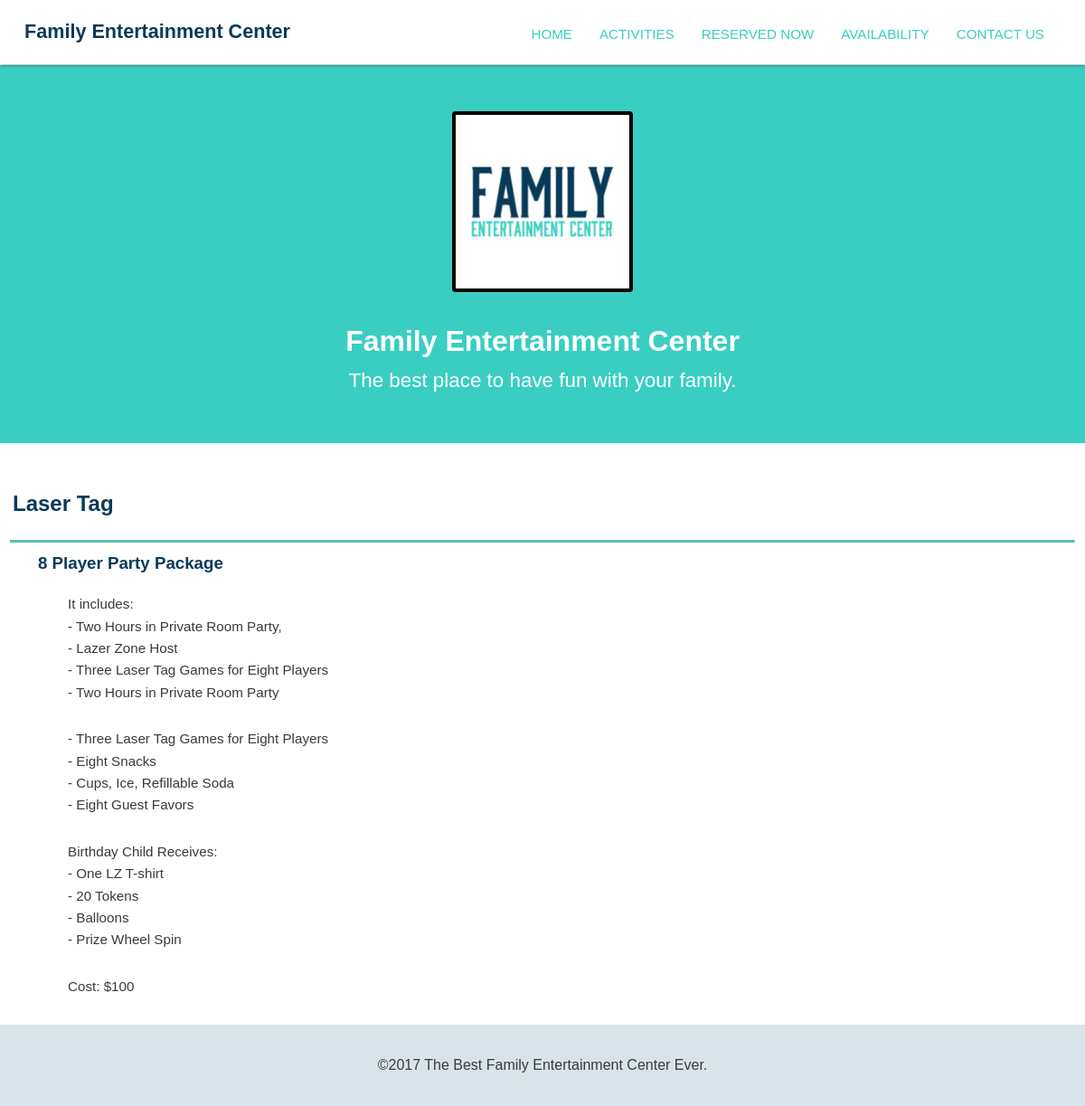
The page /activities2/1/ on the database its author committed.
### activities/models.py (models this page shows, shortened)
class PartyPackage(models.Model):
    title = models.CharField(max_length=255)
    description = models.TextField()
    content = models.TextField(blank=True, default='')
    order = models.IntegerField(default=0)
    activity = models.ForeignKey(Activity)
    class Meta:
        ordering = ['order',]

class Activity(models.Model):
    created_at = models.DateTimeField(auto_now_add=True)
    title = models.CharField(max_length=255)
    description = models.TextField()
    order = models.IntegerField(default=0)
    class Meta:
        ordering = ['order', ]
        verbose_name_plural = 'Activities'

### activities/views.py (the view)
# urls.py: url(r'(?P<activity_pk>\d+)/(?P<package_pk>\d+)/$', views.package_detail, name='package'),
def package_detail(request, activity_pk, package_pk):
    package = get_object_or_404(models.PartyPackage, activity_id=activity_pk, pk=package_pk)
    return render(request, 'activities/package_detail.html', {'package': package})

### activities/templates/activities/package_detail.html (shortened to what this page needs)
{% extends "layout.html" %}
{% load activity_extras %}
{% block content %}
    <article>
        <h2><a href="{% url 'detail' pk=package.activity.pk %}" class="heading">
            {{ package.activity.title }}
        </a></h2>
        <hr class="hr-line">
        <h3 class="small-push-right">{{ package.title }}</h3>
        {{ package.content|linebreaks }}
    </article>
{% endblock %}

### assets/css/layout.css (style rules this page uses)
* { box-sizing: border-box; }
body { font-family: 'Varela Round', sans-serif; line-height: 1.6; color: #3a3a3a; margin: 0; }
p { font-size: .95em; margin-bottom: 1.8em; }
h2, h3, a { color: #093a58; }
h2, h3 { margin-top: 0; }
a { text-decoration: none; }
.heading { margin-left: 14px; }
.small-push-right { width: 85%; margin-left: 30px; padding-left: 12px; }
.hr-line { border-bottom: solid 2px #3acec2; width: 98%; }
article p { margin-left: 75px; }
@media (min-width: 769px) { body { padding-top: 72px; } }

### rows shown on the page
PartyPackage: activity "Laser Tag", title "8 Player Party Package", content "It includes: - Two Hours in Private Room Party, - Lazer Zone Host - Three Laser Tag Games for Eight Players - Two Hours in Private Room Party - Three Laser Tag Games for Eight Players - Eight Snacks - Cups, Ice, Refillable Soda - Eight Guest Favors Birthday Child Receives: - One LZ T-shirt - 20 Tokens - Balloons - Prize Wheel Spin Cost: $100"
